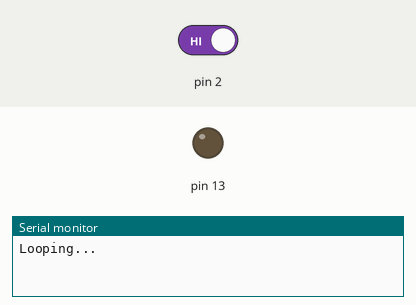
Recording of a sketch running on a simulated Arduino Uno, built with avr-gcc and run on an emulated ATmega328P. On the bench: output pins drawn as LEDs (lit = HIGH), the last lines printed to the serial monitor. Dashed ring = blinking. The test bench sets the inputs (shaded band); at power-on: pin 2 HIGH.

Above: at 1.2 s.
1.3 s: pin 2 driven LOW
At 1.45 s:
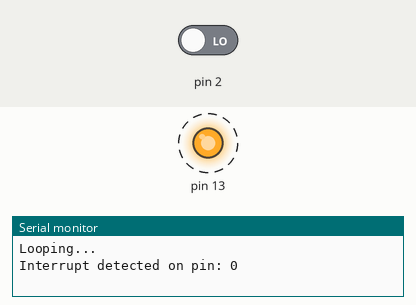
4.3 s: pin 2 driven HIGH
At 5.7 s:
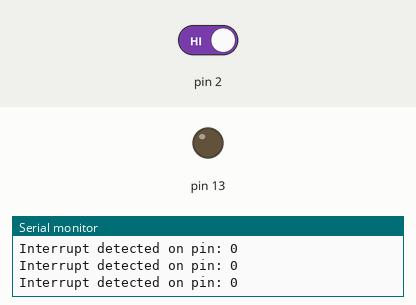
Timing chart, 0 to 7.3 s (numbered marks = the images above; inputs shaded):
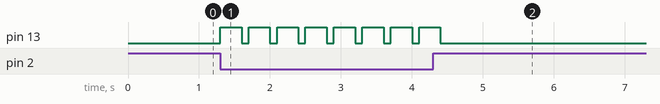

Measured:
- after the input at 1.3 s, pin 13: alternates HIGH for 0.30 s and LOW for 0.10 s, starting at once
- after the input at 4.3 s, pin 13: goes on until 4.4 s, then stays LOW

The sketch:

Interrupt_simple.ino
```cpp
// NOTE: This is a simple example that only reads the INTA or INTB pin
//       state. No actual interrupts are used on the host microcontroller.
//       MCP23XXX supports the following interrupt modes:
//           * CHANGE - interrupt occurs if pin changes to opposite state
//           * LOW - interrupt occurs while pin state is LOW
//           * HIGH - interrupt occurs while pin state is HIGH

// ok to include only the one needed
// both included here to make things simple for example
#include <Adafruit_MCP23X17.h>


Adafruit_MCP23X17 mcp;

void setup() {
  Serial.begin(9600);

  if (!mcp.begin_I2C(0x27)) {
    Serial.println("Error.");
    while (1);
  }

  pinMode(2, INPUT);
  pinMode(13, OUTPUT);

  // OPTIONAL - call this to override defaults
  // mirror INTA/B so only one wire required
  // active drive so INTA/B will not be floating
  // INTA/B will be signaled with a LOW
  mcp.setupInterrupts(true, false, LOW);

  // configure button pin for input with pull up
  mcp.pinMode(1, INPUT);

  // enable interrupt on button_pin
  mcp.setupInterruptPin(1, HIGH);

  Serial.println("Looping...");
}

void loop() {
  if (!digitalRead(2)) {
    Serial.print("Interrupt detected on pin: ");
    Serial.println(mcp.getLastInterruptPin());
    digitalWrite(13, HIGH);
    delay(300);
    digitalWrite(13, LOW);
    delay(100); // debounce
  }
}
```
